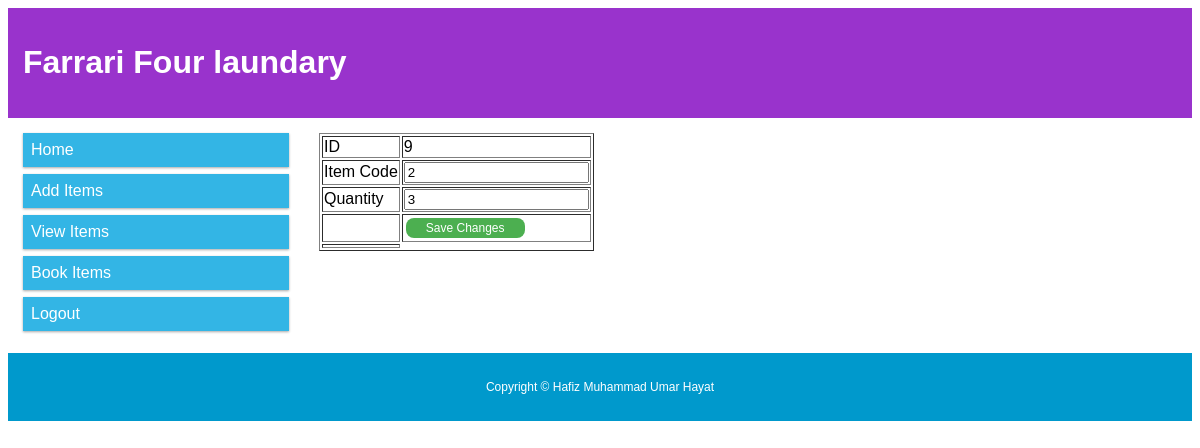
Screenshot of /farrariFourLaundary/EditBaskit.php?id=9 with the database file from the repository.
### tables this page shows
CREATE TABLE `baskit` (
  `id` int(11) NOT NULL,
  `itemcode` int(10) NOT NULL,
  `qty` int(10) NOT NULL,
  `price` int(11) DEFAULT NULL,
  `totalPrice` int(11) NOT NULL
);

### farrariFourLaundary/EditBaskit.php (the view, shortened to what this page needs)
<?php
include 'config.php';
?>
<?php
  $id= $_GET['id'];
   $result2 = $con->query("SELECT * FROM `baskit` where `id`='$id'");
   ?>
       <?php while($row2 = $result2->fetch_assoc())
        {
         $id= $row2['id'];
         $code= $row2['itemcode'];
         $qty= $row2['qty'];
        }
          ?>
<!DOCTYPE html>
<html>
<head>
    <link href="StyleSheet1.css" rel="stylesheet" />
</head>
<body>
<div class="header">
<h1>Farrari Four laundary</h1>
</div>
<div class="row">
  <div class="col-3 col-s-3 menu">
    <?php include_once "nav2.php"; ?>
  </div>
  <div class="col-6 col-s-9">
  <form action="EditBaskit.php?id=<?php echo $id; ?>" method="post">
  <table border=1>
       <tr><td>ID</td>     <td> <?php echo $id?></td></tr>
       <tr><td>Item Code</td><td><input type="Text" name="code" value="<?php echo $code; ?>"></td> </tr>
       <tr><td>Quantity</td><td><input type="number" name="qty" value="<?php echo $qty ?>"></td> </tr>
       <tr><td></td><td><input type="submit" class="btn-success"  name="submit" value="Save Changes"></td></tr>
              <td>
 </table>
          </form>
  </div>
  </div>
 <div class="row">
 <div class="footer">
 <?php include_once "footer.php"; ?>
</div>
</div>
</body>
</html>

### farrariFourLaundary/StyleSheet1.css (style rules this page uses)
* { box-sizing: border-box; }
.row::after { content: ""; clear: both; display: table; }
[class*="col-"] { float: left; padding: 15px; }
html { font-family: "Lucida Sans", sans-serif; }
.header { background-color: #9933cc; color: #ffffff; padding: 15px; }
.footer { background-color: #0099cc; color: #ffffff; text-align: center; font-size: 12px; padding: 15px; }
[class*="col-"] { width: 100%; }
@media only screen and (min-width: 600px) { .col-s-3 { width: 25%; } }
@media only screen and (min-width: 600px) { .col-s-9 { width: 75%; } }
@media only screen and (min-width: 768px) { .col-3 { width: 25%; } }
@media only screen and (min-width: 768px) { .col-6 { width: 50%; } }
.btn-success { background-color: #4CAF50; border: none; color: white; padding: 0px 20px; text-align: center; text-decoration: none; display: inline-block; font-size: 12px; margin: 2px 2px; cursor: pointer; border-radius: 8px; height:20px; }

### rows the page displays
baskit: id "9", code "2", qty "3"
